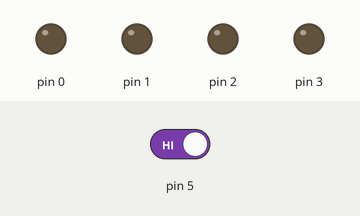
This sketch was run on a simulated Arduino Uno, built with avr-gcc and run on an emulated ATmega328P. On the bench: output pins drawn as LEDs (lit = HIGH). Dashed ring = blinking. Inputs (shaded band) come from the test bench; at power-on: pin 5 HIGH.

Above: at 1.2 s.
1.3 s: pin 5 driven LOW
At 4.2 s:
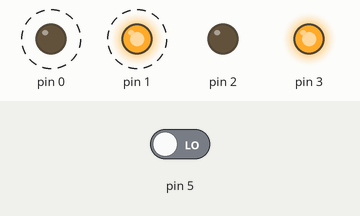
4.3 s: pin 5 driven HIGH
At 5.1 s:
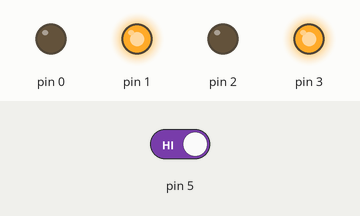
5.8 s: pin 5 driven LOW
At 7.15 s:
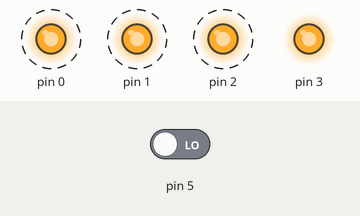
Timing chart, 0 to 14.8 s (numbered marks = the images above; inputs shaded):
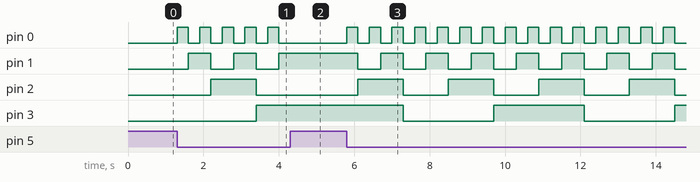

Measured:
- after the input at 1.3 s, pin 0: alternates HIGH for 0.30 s and LOW for 0.30 s, starting at once; pin 1: alternates HIGH for 0.60 s and LOW for 0.60 s, starting after 0.30 s; pin 2: LOW → HIGH after 0.90 s, → LOW 1.2 s later; pin 3: LOW → HIGH after 2.1 s
- after the input at 4.3 s, pin 0: stops changing and stays LOW; pin 1: stays HIGH (without the input it goes to LOW after 0.30 s); pin 2: stays LOW (without the input it goes to HIGH after 0.30 s)
- after the input at 5.8 s, pin 0: alternates HIGH for 0.30 s and LOW for 0.30 s, starting at once; pin 1: alternates HIGH for 0.60 s and LOW for 0.60 s, starting after 0.30 s; pin 2: alternates HIGH for 1.2 s and LOW for 1.2 s, starting after 0.30 s; pin 3: alternates HIGH for 2.4 s and LOW for 2.4 s, starting after 1.5 s

The sketch:

ornek5_binary_counter.ino
```cpp
byte sayac=0;                 // sayac değişkenini tanımla

void setup()
{
  pinMode(5, INPUT);          // 5. pini giris olarak ayarla
  for (int i =0;i<4;i++)
    pinMode(i, OUTPUT);   		// led pinleri cikis yap
}

void loop()
{
  if (digitalRead(5) == 0)    	  // Pull up baglantida, butona basıldı mı?
  {
    sayac++;                      // sayac'ı bir arttır
    goster(sayac);                // sayac'ı LED'lerde goster
    delay(300);                   // buton arkının sönmesini bekle
  }
}

void goster(byte sayi)
{
  for (int i =0;i<4;i++)
  {
    if (bitRead(sayi, i)==1)
      digitalWrite(i, HIGH);
    else
      digitalWrite(i, LOW);
  }
}
```
